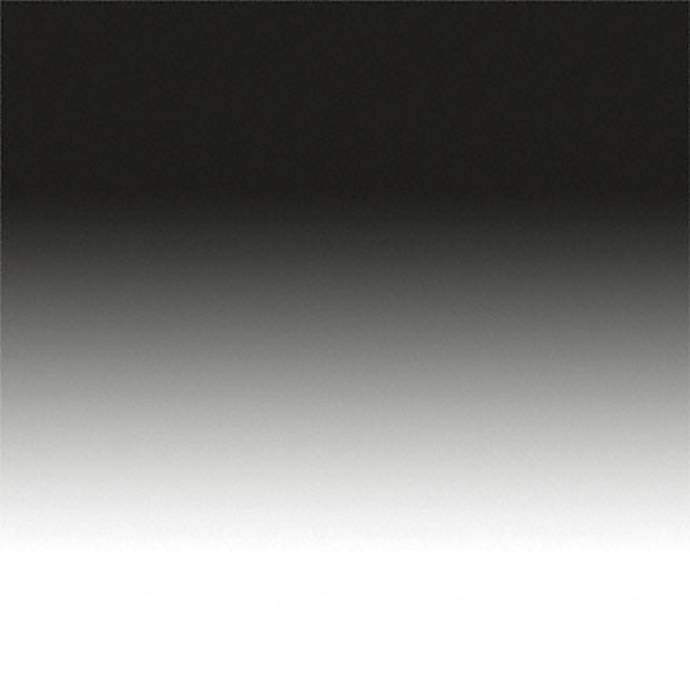
#> input picture gradient_grayscale.jpg, 690 x 690 px
$ python 7-Thresholding_tech.py
#> lines starting #> are read from the running program, lines starting #| are printed output that depends on the picture
import cv2 as cv
import matplotlib.pyplot as plt

img = cv.imread('gradient_grayscale.jpg')
#> img is the input picture: shape (690, 690, 3); mean B, G, R 131.6, 134.3, 134.1
threshold_var = 80
_, th1 = cv.threshold(img, threshold_var, 255, cv.THRESH_BINARY)
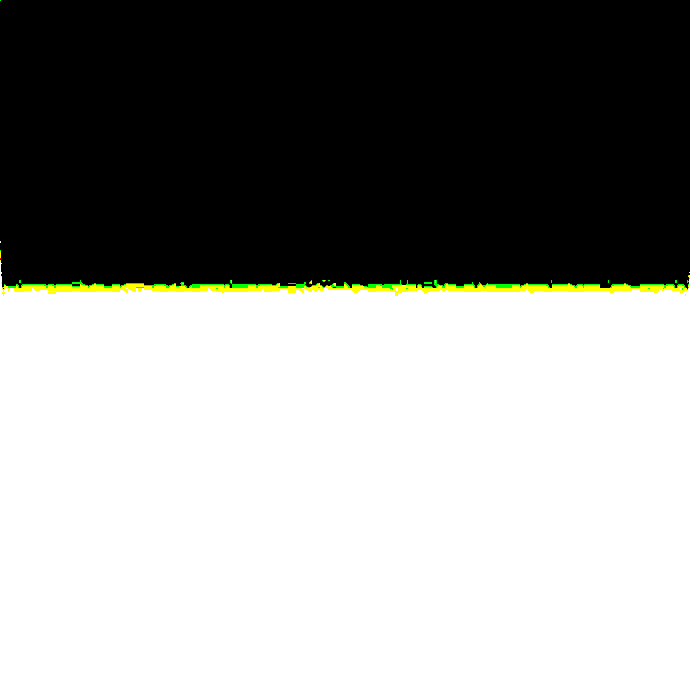
#> th1: shape (690, 690, 3); mean B, G, R 147.4, 149.9, 149.3
_, th2 = cv.threshold(img, threshold_var, 255, cv.THRESH_BINARY_INV)
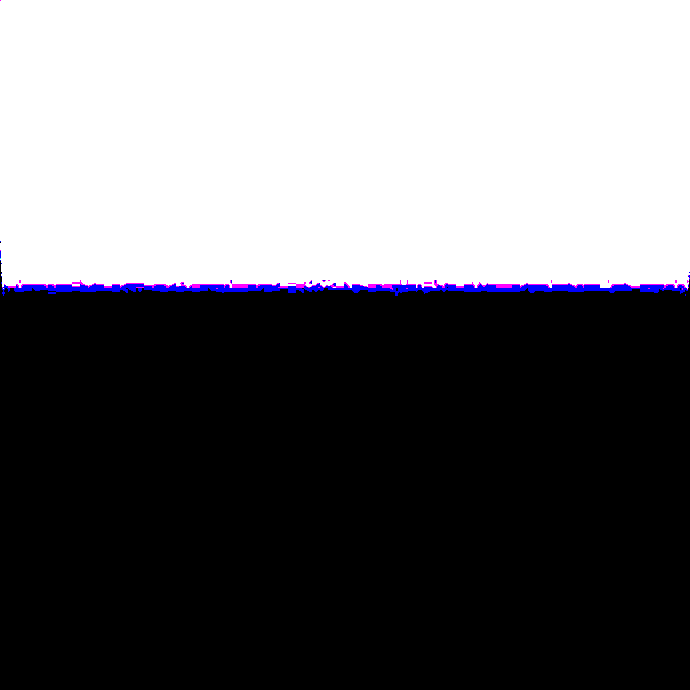
#> th2: shape (690, 690, 3); mean B, G, R 107.6, 105.1, 105.7
_, th3 = cv.threshold(img, threshold_var, 255, cv.THRESH_TOZERO)
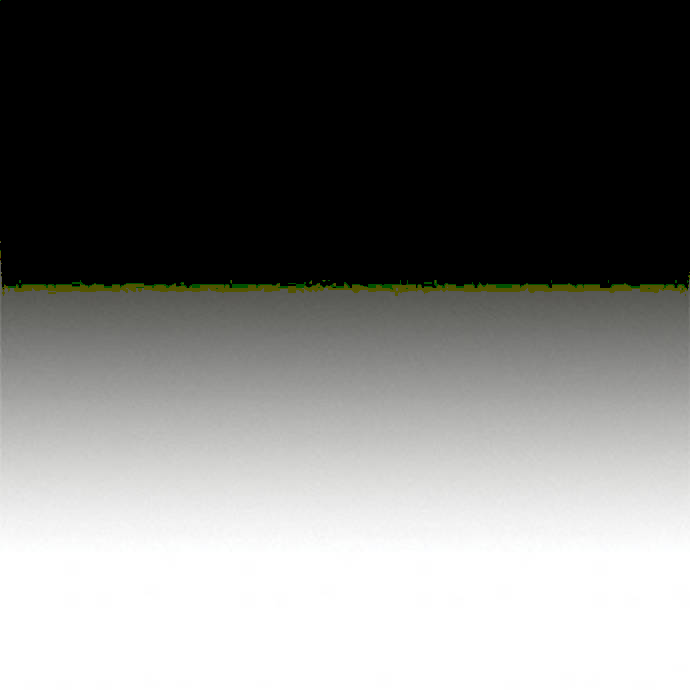
#> th3: shape (690, 690, 3); mean B, G, R 117.2, 118.8, 118.5
_, th4 = cv.threshold(img, threshold_var, 255, cv.THRESH_TOZERO_INV)
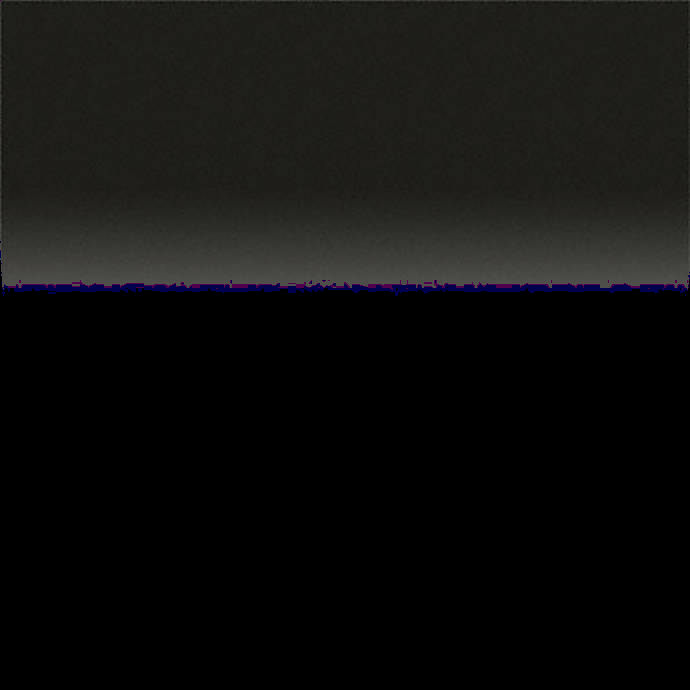
#> th4: shape (690, 690, 3); mean B, G, R 14.4, 15.5, 15.6


images = [img, th1, th2, th3, th4]
titles =['Original', 'Binary', 'BinaryINV', 'tozero', 'tozeroINV']

for ii in range(5):
    print(ii)
    plt.subplot(2,3,ii+1)
    plt.imshow(images[ii], 'gray')
    plt.title(titles[ii])
    plt.xticks([]), plt.yticks([])

plt.show()
#> figure, not shown here; B, G, R data is drawn as R, G, B
cv.waitKey(0)
cv.destroyAllWindows()
